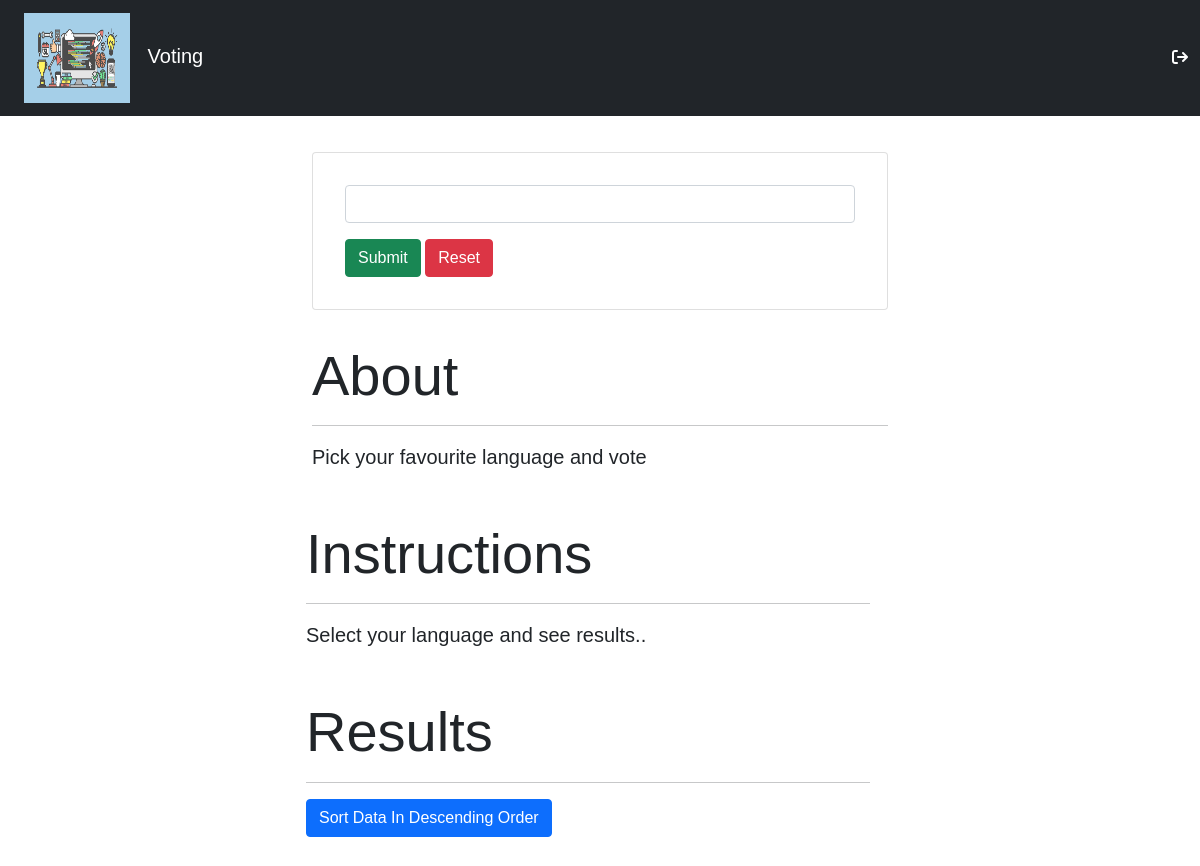
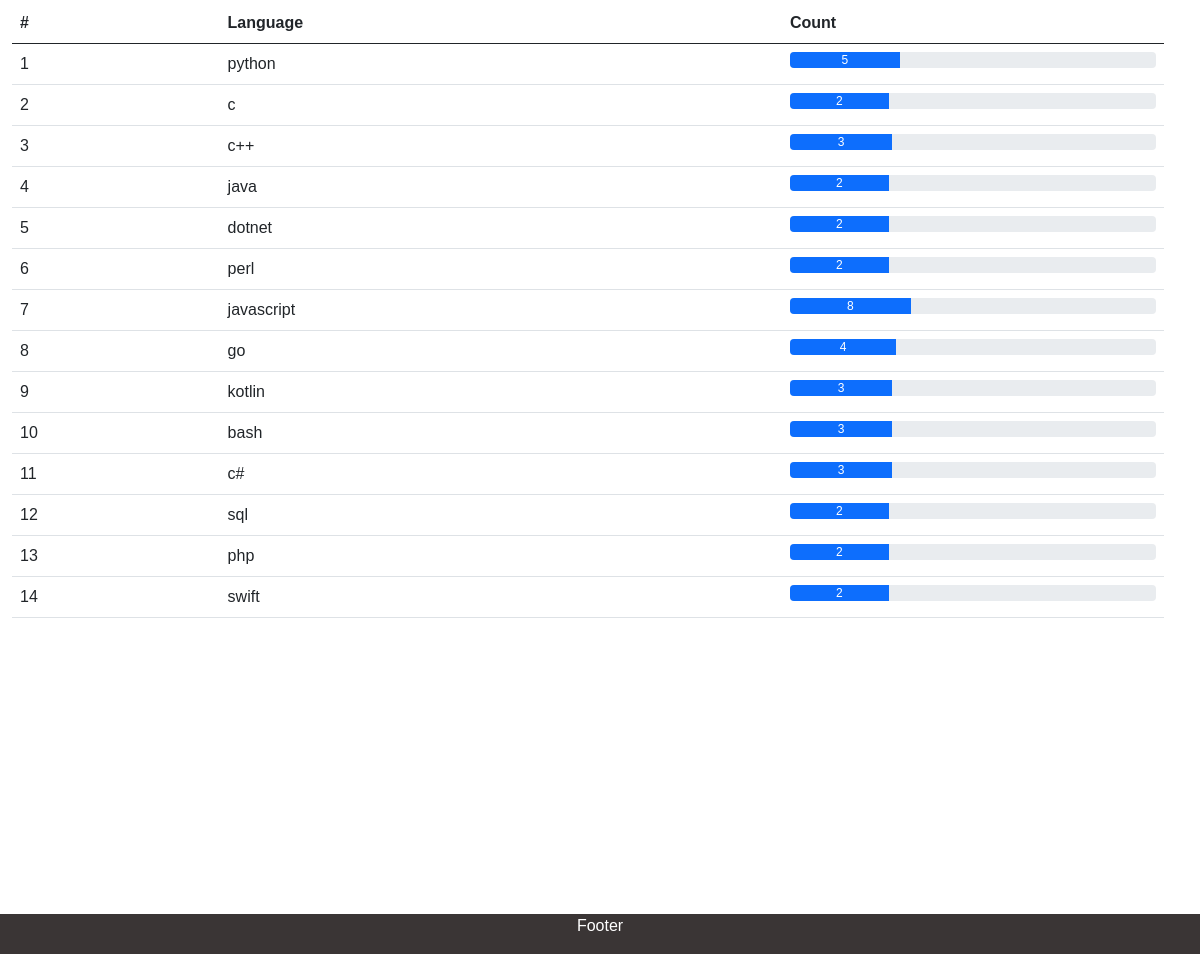
The app's page / (signed in) with its own data (2 pictures, top to bottom).
### voteApp/models.py (models this page shows, shortened)
class CreateProgrammingLanguage(models.Model):
    name = models.CharField(max_length=64)
    count = models.IntegerField(default=0)

### voteApp/views.py (the view)
# urls.py: path('', views.index, name='index'),
def index(request):
    if not request.session.has_key("uid"):
        return redirect("sign_in")
    languages=CreateProgrammingLanguage.objects.all()
    mydict = {
        'languages': languages
    }
    return render(request, 'index.html', context=mydict)

### templates/voteApp/index.html (shortened to what this page needs)
{% load static %}
<!doctype html>
<html lang="en">
  <head>
    <link href="https://cdn.jsdelivr.net/npm/bootstrap@5.0.0-beta2/dist/css/bootstrap.min.css" rel="stylesheet">
    <link rel="stylesheet" href="https://cdnjs.cloudflare.com/ajax/libs/font-awesome/6.4.0/css/all.min.css"/>
    <link rel="stylesheet" href="{% static '/css/auth.css' %}" />
  </head>
  <body>
    <nav class="navbar navbar-expand-lg navbar-dark bg-dark fixed-top">
      <div class="container-fluid ">
        <a class="navbar-brand" href="#">
        <img  class="container-fluid navbar_image" src="{% static 'images/programming.png' %}" />
          Voting</a>
          <a href="{% url 'log_out' %}"><i class="fa-solid fa-arrow-right-from-bracket" style="color: white;"></i></a>
      </div>
    </nav>
    <div class="container-fluid" style="margin-top: 8.5rem;">
      <div class="row">
        <div class="col-md-6" style="margin: 1rem auto;">
          <div class="card">
            <div class="card-body">
              <form method="POST" action="{% url 'getQuery' %}">
                <div class="form-group" style="margin: 1rem;">
                  <input list=languages type="search" class="form-control" autocomplete="off" name="query">
                </div>
                <div style="margin: 1rem;">
                  <input type="submit" class="btn btn-success"/>
                  <input type="reset" class="btn btn-danger"/>
                </div>
              </form>
            </div>
          </div>
        </div>
      </div>
      <div class="row">
        <div class="col-md-6" style="margin: 1rem auto;">
          <p class="display-4" id="about" name="about">
            About
          </p>
          <hr/>
          <p class="lead">
            Pick your favourite language and vote
          </p>
      </div>
      <div class="row">
        <div class="col-md-6" style="margin: 1rem auto;">
          <p class="display-4" id="instructions" name="instructions">
            Instructions
          </p>
          <hr/>
          <p class="lead">
            Select your language and see results..
          </p>
      </div>
    </div>
    <div class="row">
        <div class="col-md-6" style="margin: 1rem auto;">
          <p class="display-4" id="result" name="result">
            Results
          </p>
          <hr/>
          <p class="lead">
            <a href="{% url 'sortdata' %}" class="btn btn-primary">Sort Data In Descending Order</a>
          </p>
      </div>
    </div>
    <div class="row">
        <div class="col-md-12">
          <div class="table-responsive">
            <table class="table">
              <thead>
                <tr>
                  <th scope="col">#</th>
                  <th scope="col">Language</th>
                  <th scope="col">Count</th>
                </tr>
              </thead>
              <tbody>
              {% for lang in languages %}
              <tr>
                <td>{{forloop.counter}}</td>
                <td>{{lang.name}}</td>
                <td>
                  <div class="progress">
                    <div class="progress-bar" role="progressbar" style= "width:{{ lang.count|add:25 }}%" aria-valuenow="100" aria-valuemin="0" aria-valuemax="100">{{lang.count}}</div>
                  </div>
                </td>
              </tr>
              {% endfor %}
              </tbody>
            </table>
          </div>
        </div>
      </div>
    <div class="container-fluid" style="margin-bottom: 20rem;">
      <div class="row">
        <footer class="fixed-bottom navbar-light" style="background: rgb(58, 53, 53); color: white; text-align: center;">
          <p>Footer</p>
        </footer>
      </div>
    </div>
  </body>
</html>

### static/css/auth.css (style rules this page uses)
* { margin: 0; padding: 0; }
body { font-family: sans-serif; background-size: cover; background-position: top; }
.navbar_image { height: 90px; width: 130px; }

### records on screen
CreateProgrammingLanguage: name "python", count "5"
CreateProgrammingLanguage: name "c", count "2"
CreateProgrammingLanguage: name "c++", count "3"
CreateProgrammingLanguage: name "java", count "2"
CreateProgrammingLanguage: name "dotnet", count "2"
CreateProgrammingLanguage: name "perl", count "2"
CreateProgrammingLanguage: name "javascript", count "8"
CreateProgrammingLanguage: name "go", count "4"
CreateProgrammingLanguage: name "kotlin", count "3"
CreateProgrammingLanguage: name "bash", count "3"
CreateProgrammingLanguage: name "c#", count "3"
CreateProgrammingLanguage: name "sql", count "2"
CreateProgrammingLanguage: name "php", count "2"
CreateProgrammingLanguage: name "swift", count "2"
